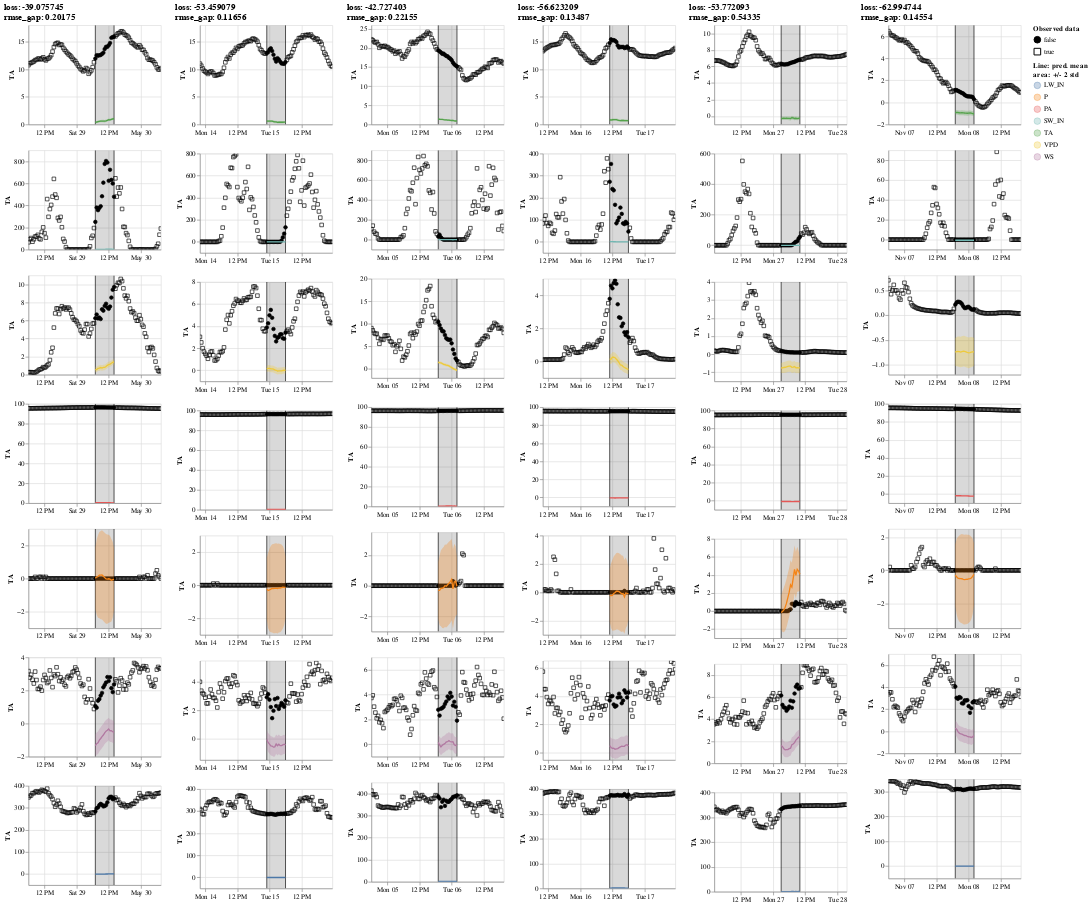

Here is the notebook cell this chart was saved with:
### Code cell
show_results(learnB, items = items)
